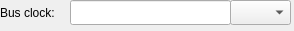
<?xml version="1.0" encoding="UTF-8"?>
<ui version="4.0">
 <class>hadesvm::cereon::IoBusEditor</class>
 <widget class="QWidget" name="hadesvm::cereon::IoBusEditor">
  <property name="geometry">
   <rect>
    <x>0</x>
    <y>0</y>
    <width>294</width>
    <height>31</height>
   </rect>
  </property>
  <property name="windowTitle">
   <string>Form</string>
  </property>
  <widget class="QLineEdit" name="clockNumberOfUnitsLineEdit">
   <property name="geometry">
    <rect>
     <x>70</x>
     <y>0</y>
     <width>161</width>
     <height>25</height>
    </rect>
   </property>
  </widget>
  <widget class="QComboBox" name="clockUnitComboBox">
   <property name="geometry">
    <rect>
     <x>230</x>
     <y>0</y>
     <width>61</width>
     <height>25</height>
    </rect>
   </property>
  </widget>
  <widget class="QLabel" name="clockLabel">
   <property name="geometry">
    <rect>
     <x>0</x>
     <y>0</y>
     <width>71</width>
     <height>25</height>
    </rect>
   </property>
   <property name="text">
    <string>Bus clock:</string>
   </property>
  </widget>
 </widget>
 <resources/>
 <connections>
  <connection>
   <sender>clockNumberOfUnitsLineEdit</sender>
   <signal>textChanged(QString)</signal>
   <receiver>hadesvm::cereon::IoBusEditor</receiver>
   <slot>_onClockNumberOfUnitsLineEditTextChanged(QString)</slot>
   <hints>
    <hint type="sourcelabel">
     <x>150</x>
     <y>12</y>
    </hint>
    <hint type="destinationlabel">
     <x>146</x>
     <y>15</y>
    </hint>
   </hints>
  </connection>
  <connection>
   <sender>clockUnitComboBox</sender>
   <signal>currentIndexChanged(int)</signal>
   <receiver>hadesvm::cereon::IoBusEditor</receiver>
   <slot>_onClockUnitComboBoxCurrentIndexChanged(int)</slot>
   <hints>
    <hint type="sourcelabel">
     <x>260</x>
     <y>12</y>
    </hint>
    <hint type="destinationlabel">
     <x>146</x>
     <y>15</y>
    </hint>
   </hints>
  </connection>
 </connections>
 <slots>
  <slot>_onClockNumberOfUnitsLineEditTextChanged(QString)</slot>
  <slot>_onClockUnitComboBoxCurrentIndexChanged(int)</slot>
 </slots>
</ui>
